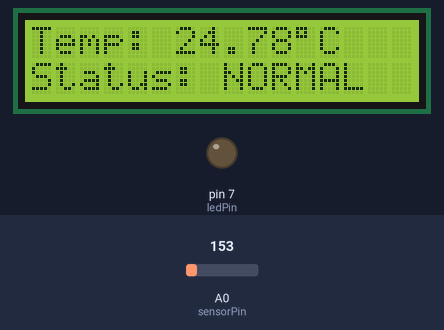
Recording of a sketch running on a simulated Arduino Uno, built with avr-gcc and run on an emulated ATmega328P. Shown: 16×2 character LCD, output pins drawn as LEDs (lit = HIGH). Inputs (shaded band) come from the test bench; at power-on: A0 (sensorPin) = 153.

Above: at 2.7 s.
2.8 s: A0 (sensorPin) set to 177
At 4.5 s:
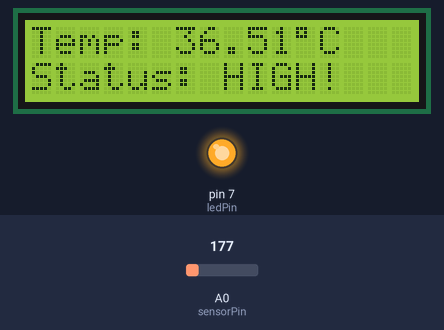
5.0 s: A0 (sensorPin) set to 165
At 6.4 s:
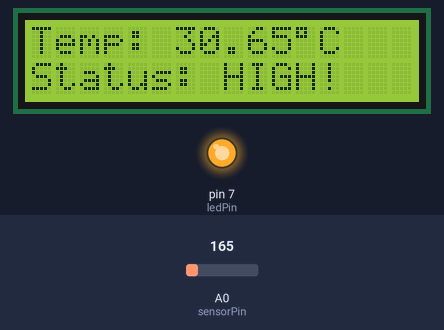
7.0 s: A0 (sensorPin) set to 175
At 8.2 s:
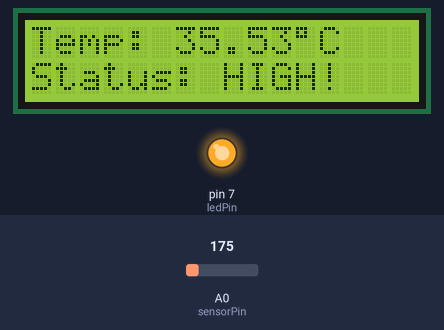
Timing chart, 0 to 10.0 s (numbered marks = the images above; inputs shaded):
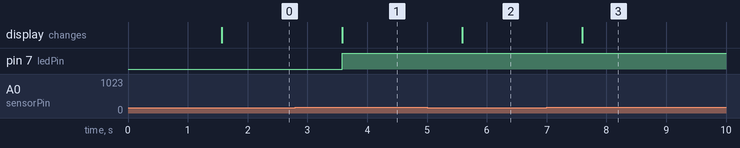

Measured:
- the behaviour switches between 163 and 164 on A0 (sensorPin) (found by bisection; images 0 and 1)
- after the input at 2.8 s, pin 7 (ledPin): LOW → HIGH after 0.78 s; the display: changes after 0.78 s (image 1)
- after the input at 5.0 s, the display: changes after 0.59 s (image 2)
- after the input at 7.0 s, the display: changes after 0.60 s (image 3)

The sketch:

Temperature_Monitor_LCD.ino
```cpp
// Temperature Monitor with LCD Display
// TMP36 -> A0 | Alert LED -> Pin 7 | LCD -> RS12,E11,D4-D7:5,4,3,2
#include <LiquidCrystal.h>
const int sensorPin = A0;
const int ledPin = 7;
const float thresholdTemp = 30.0; // Celsius
LiquidCrystal lcd(12, 11, 5, 4, 3, 2);
void setup() {
pinMode(ledPin, OUTPUT);
lcd.begin(16, 2);
lcd.print("Temp Monitor...");
delay(1500);
lcd.clear();
}
void loop() {
int rawValue = analogRead(sensorPin);
float voltage = rawValue * (5.0 / 1023.0);
float temperatureC = (voltage - 0.5) * 100.0;
lcd.setCursor(0, 0);
lcd.print("Temp: ");
lcd.print(temperatureC);
lcd.print((char)223); // degree symbol
lcd.print("C ");
lcd.setCursor(0, 1);
if (temperatureC > thresholdTemp) {
lcd.print("Status: HIGH! ");
digitalWrite(ledPin, HIGH);
} else {
lcd.print("Status: NORMAL ");
digitalWrite(ledPin, LOW);
}
delay(1000);
}
```
